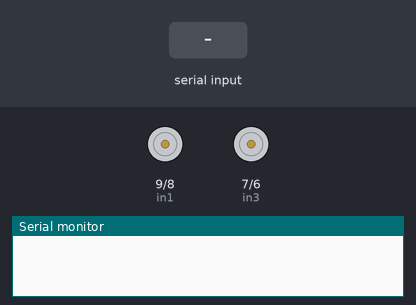
Simulated run of this sketch. Board: Arduino Uno, built with avr-gcc and run on an emulated ATmega328P. Shown: motor-driver pin pairs drawn as motors (green arrow = first pin HIGH = forward, orange = second pin HIGH = backward, longer = more drive, scaled by the enable pin), the last lines printed to the serial monitor. The inputs (shaded band) are chosen by the test bench.

Above: at 1.2 s.
1.3 s: "w." received over Serial
At 1.9 s:
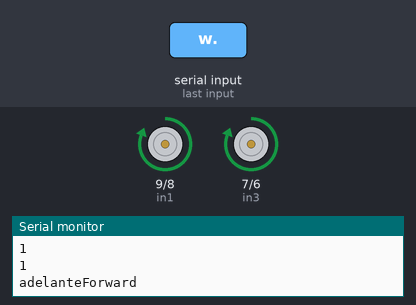
2.8 s: "s." received over Serial
At 4.0 s:
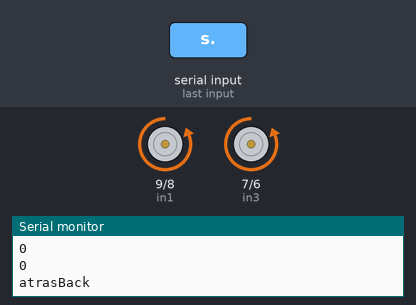
4.3 s: "d." received over Serial
At 5.3 s:
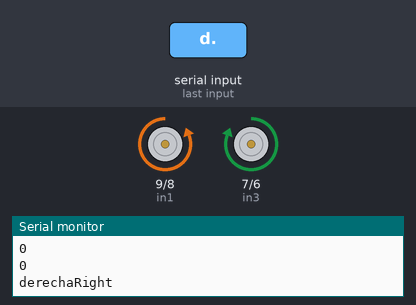
5.8 s: "a." received over Serial
At 6.5 s:
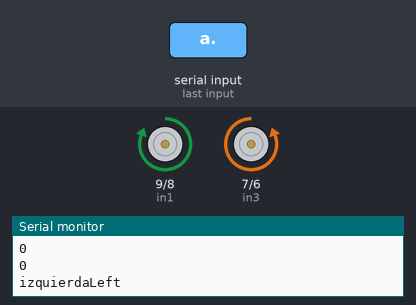
7.3 s: "n." received over Serial
At 7.6 s:
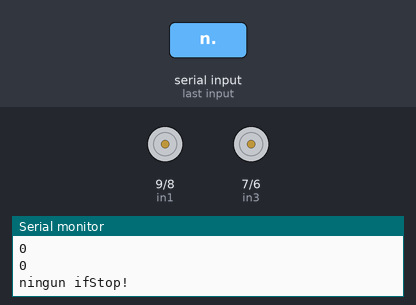
Timing chart, 0 to 9.8 s (numbered marks = the images above; inputs shaded):
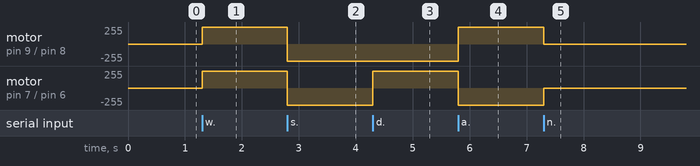

The sketch:

mover.ino
```cpp
//www.elegoo.com
//2016.09.12

//define logic control output pin/
int in1=9;
int in2=8;
int in3=7;
int in4=6;
//define channel enable output pins/
int ENA=10;
int ENB=5;
//define forward function/
void _mBack()
{
  digitalWrite(ENA,HIGH);
  digitalWrite(ENB,HIGH);
  digitalWrite(in1,LOW);//digital output
  digitalWrite(in2,HIGH);
  digitalWrite(in3,LOW);
  digitalWrite(in4,HIGH);
  Serial.println("Back");
}
//define back function/
void _mForward()
{
  digitalWrite(ENA,HIGH);
  digitalWrite(ENB,HIGH);
  digitalWrite(in1,HIGH);
  digitalWrite(in2,LOW);
  digitalWrite(in3,HIGH);
  digitalWrite(in4,LOW);
  Serial.println("Forward");
}
//define left function/
void _mright()
{
  digitalWrite(ENA,HIGH);
  digitalWrite(ENB,HIGH);
  digitalWrite(in1,LOW);
  digitalWrite(in2,HIGH);
  digitalWrite(in3,HIGH);
  digitalWrite(in4,LOW);
  Serial.println("Right");
}
//define right function/
void _mleft()
{
  digitalWrite(ENA,HIGH);
  digitalWrite(ENB,HIGH);
  digitalWrite(in1,HIGH);
  digitalWrite(in2,LOW);
  digitalWrite(in3,LOW);
  digitalWrite(in4,HIGH);
  Serial.println("Left");
}
//define stop function/
void _mStop()
{
  digitalWrite(ENA,LOW);
  digitalWrite(ENB,LOW);
  Serial.println("Stop!");
}
//put your setup code here, to run once/
void setup() {
 Serial.begin(115200); //Open the serial port and set the baud rate to 9600
//Set the defined pins to the output/
  pinMode(in1,OUTPUT);
  pinMode(in2,OUTPUT);
  pinMode(in3,OUTPUT);
  pinMode(in4,OUTPUT);
  pinMode(ENA,OUTPUT);
  pinMode(ENB,OUTPUT);
}
//put your main code here, to run repeatedly/
void loop() {
  if (Serial.available()>0){
    String data = Serial.readStringUntil('.');
    Serial.print("");
    Serial.println(data);
    Serial.println(data == "w");
    Serial.println(data.equals("w"));
    if (data.equals("w")) {
      Serial.print("adelante");
      _mForward();
      //delay(1000);
      }
    else if (data == "s") {
      Serial.print("atras");
      _mBack();
      //delay(1000);
      }
    else if(data == "d") {
      Serial.print("derecha");
      _mright();
      //delay(1000);
      }
    else if(data == "a") {
      Serial.print("izquierda");
      _mleft();
      //delay(1000);
      }
    else if(data == "n"){
      Serial.print("ningun if");
      _mStop();
      }
    }


}
```

Measured:
- after the input at 1.3 s, motor on pin 9 (in1) / pin 8 (in2), motor on pin 7 (in3) / pin 6 (in4): stopped → forward 255/255 at once
- after the input at 2.8 s, motor on pin 9 (in1) / pin 8 (in2), motor on pin 7 (in3) / pin 6 (in4): forward 255/255 → backward 255/255 at once
- after the input at 4.3 s, motor on pin 7 (in3) / pin 6 (in4): backward 255/255 → forward 255/255 at once
- after the input at 5.8 s, motor on pin 9 (in1) / pin 8 (in2): backward 255/255 → forward 255/255 at once; motor on pin 7 (in3) / pin 6 (in4): forward 255/255 → backward 255/255 at once
- after the input at 7.3 s, motor on pin 9 (in1) / pin 8 (in2): forward 255/255 → stopped at once; motor on pin 7 (in3) / pin 6 (in4): backward 255/255 → stopped at once
